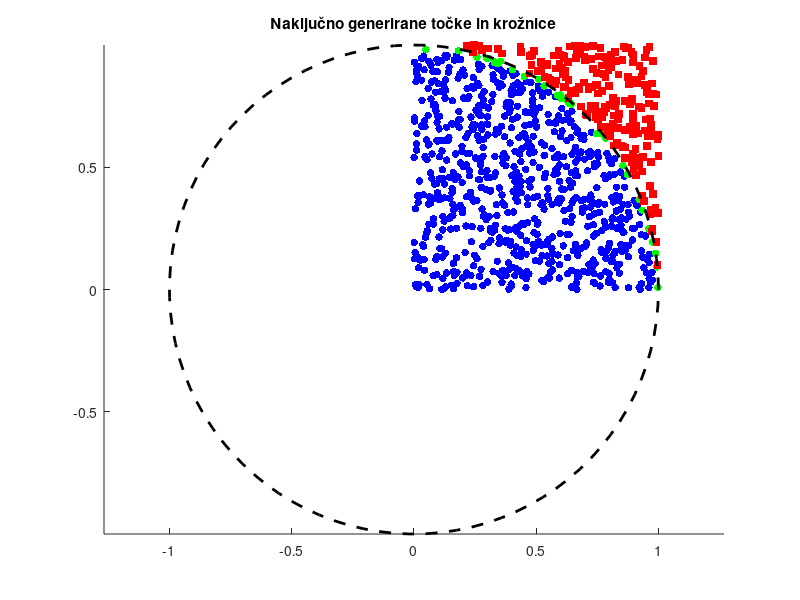

Write the MATLAB code that produced this figure.
function izrisi_tocke()
    % Število naključnih točk
    stevilo_tock = 1000;

    % Generiraj naključne točke znotraj enotskega kvadrata
    x = rand(1, stevilo_tock);
    y = rand(1, stevilo_tock);

    % Preveri, ali so točke znotraj kroga
    razdalja = sqrt(x.^2 + y.^2);
    znotraj_kroga = razdalja <= 1;

    % definiraj krog
    krog = [x(znotraj_kroga); y(znotraj_kroga)];

    % Anonimna funkcija za izračun, ali so točke na loku krožnice
    izracunaj_lok = @(krog) abs(sqrt(krog(1,:).^2 + krog(2,:).^2 - 1)) < 2e-1;

    % Klic anonimne funkcije za izračun, ali so točke na loku krožnice
    tocke_na_loku = izracunaj_lok(krog);

    % Razdeli točke na tri kategorije
    krog_x = x(znotraj_kroga);
    krog_y = y(znotraj_kroga);
    tocke_na_loku_x = krog_x(tocke_na_loku);
    tocke_na_loku_y = krog_y(tocke_na_loku);
    kvadrat_x = x(~znotraj_kroga);
    kvadrat_y = y(~znotraj_kroga);

    % Ustvari novo sliko
    figure;

    % Riši točke znotraj kroga v rdeči barvi s krogci
    scatter(krog_x, krog_y, 30, 'b', 'filled', 'DisplayName', 'Znotraj kroga');

    hold on; % Nadaljuj risanje na isti sliki

    % Riši točke na loku krožnice v zeleni barvi s krogci
    scatter(tocke_na_loku_x, tocke_na_loku_y, 30, 'g', 'filled', 'DisplayName', 'Na loku krožnice');

    hold on;

    % Riši točke zunaj kroga v modri barvi s kvadrati
    scatter(kvadrat_x, kvadrat_y, 30, 'r', 's', 'filled', 'DisplayName', 'Zunaj kroga');

    % Anonimna funkcija za izris loka krožnice
    n = 100; % Število točk na loku
    theta = linspace(0, 2*pi, n);
    x_circle = cos(theta);
    y_circle = sin(theta);

    % Riši lok krožnice v črni barvi
    plot(x_circle, y_circle, 'k--', 'LineWidth', 2, 'DisplayName', 'Krožnica');

    % Prikaži rezultat
    axis equal;
    title('Naključno generirane točke in krožnice');
end
